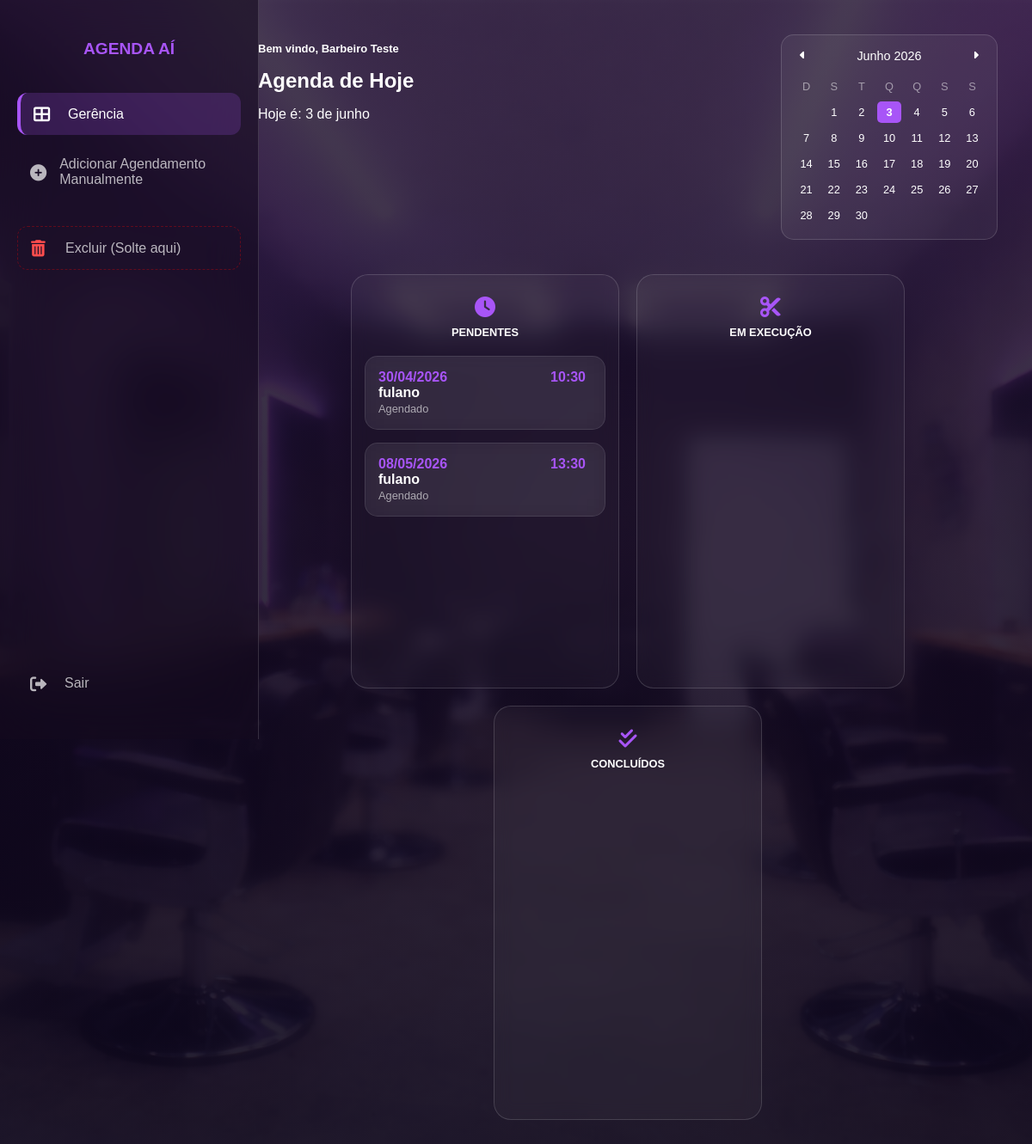
/home/barbeiro/ (signed in), run on an earlier commit of the app's database.
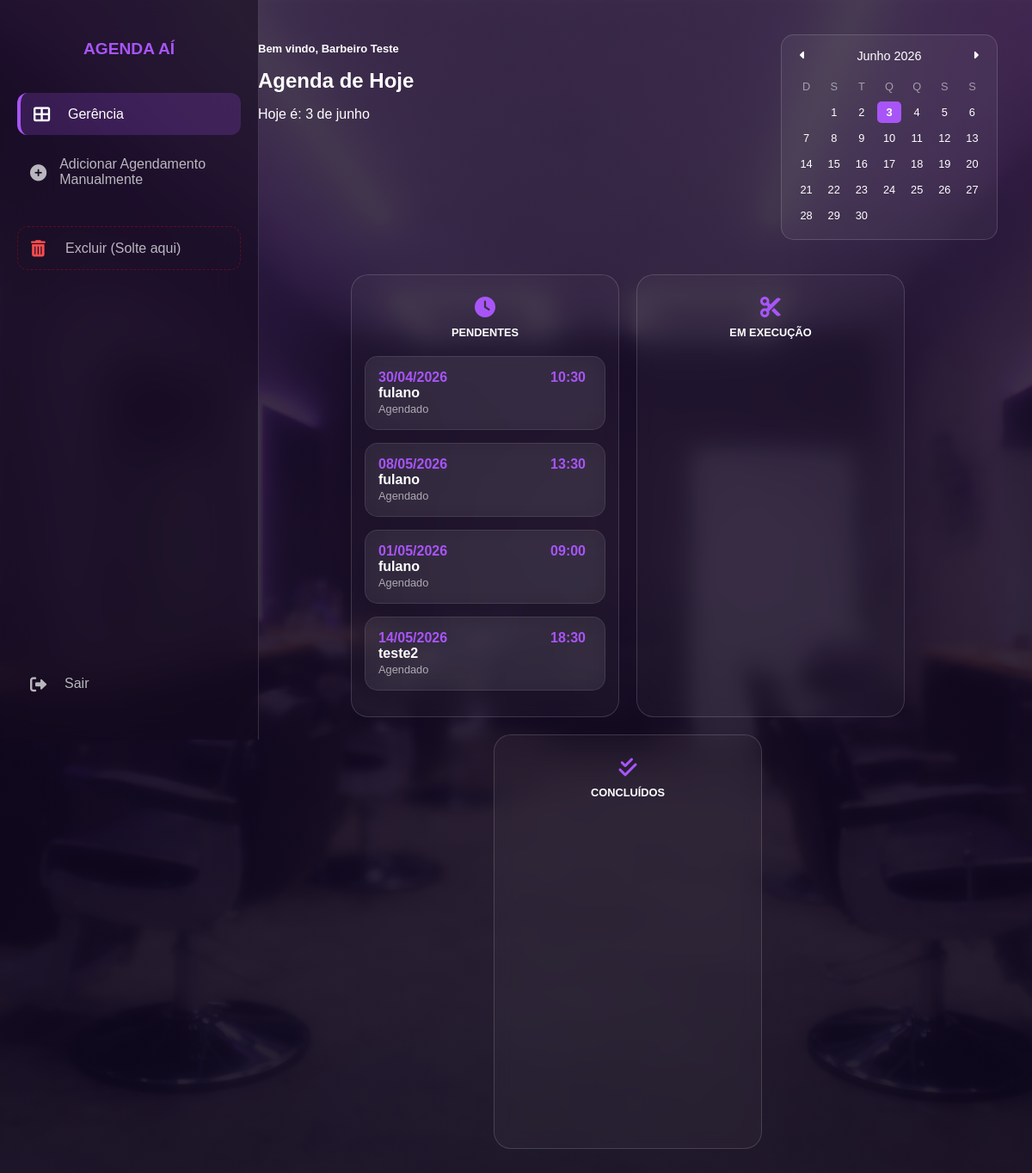
And on a later commit of the database.
### agenda/models.py (models this page shows, shortened)
class Barbeiro(models.Model):
    nome = models.CharField(max_length=150)
    telefone = models.CharField(max_length=11, unique=True)
    senha = models.CharField(max_length=255)
    especialidade = models.CharField(max_length=100, blank=True, null=True)

class Agendamento(models.Model):
    STATUS_CHOICES = [
        ('pendente', 'Pendente'),    # Aguardando confirmação
        ('confirmado', 'Confirmado'),  # Confirmado pelo barbeiro
        ('cancelado', 'Cancelado'),   # Cancelado pelo cliente
    ]
    usuario = models.ForeignKey(Usuario, on_delete=models.CASCADE)  # Qual cliente agendou
    barbeiro = models.ForeignKey(Barbeiro, on_delete=models.CASCADE, null=True, blank=True)  # Qual barbeiro vai atender
    servico = models.ForeignKey(Servico, on_delete=models.CASCADE, null=True, blank=True)  # Qual serviço foi escolhido
    data = models.DateField()  # Dia do agendamento
    hora = models.TimeField()  # Horário do agendamento
    status = models.CharField(max_length=20, choices=STATUS_CHOICES, default='pendente')  # Situação atual
    observacao = models.TextField(blank=True, null=True)  # Recado do cliente (opcional)
    class Meta:
        unique_together = ['barbeiro', 'data', 'hora']

class Usuario(models.Model):
    nome = models.CharField(max_length=150)
    telefone = models.CharField(max_length=11, unique=True)
    data_nascimento = models.DateField()
    senha = models.CharField(max_length=255)

### agenda/views.py (the view)
# urls.py: path('home/barbeiro/', views.home_barbeiro, name='home_barbeiro'),
def home_barbeiro(request):
    barbeiro_id = request.session.get('barbeiro_id')
    if not barbeiro_id:
        return redirect('login')
    try:
        barbeiro_logado = Barbeiro.objects.get(id=barbeiro_id)
        agendamentos = Agendamento.objects.filter(barbeiro=barbeiro_logado)
        context = {
            'barbeiro': barbeiro_logado,
            'pendentes': agendamentos.filter(status='pendente'), # Ajustado para bater com seu banco
            'execucao': agendamentos.filter(status='execucao'),
            'concluidos': agendamentos.filter(status='concluido'),
        }
        return render(request, 'agenda/home_barbeiro.html', context)
    except Barbeiro.DoesNotExist:
        return redirect('login')

### agenda/templates/agenda/home_barbeiro.html (shortened to what this page needs)
{% load static %}
<!DOCTYPE html>
<html lang="pt-br">
<head>
    <link rel="stylesheet" href="https://cdnjs.cloudflare.com/ajax/libs/font-awesome/6.0.0/css/all.min.css">
</head>
<body>
    <nav class="sidebar">
        <h2>AGENDA AÍ</h2>
        <a href="#" class="menu-item active">
            <i class="fas fa-th-large"></i> <span>Gerência</span>
        </a>
        <a href="{% url 'cadastrar' %}" class="menu-item">
            <i class="fas fa-plus-circle"></i> <span>Adicionar Agendamento Manualmente</span>
        </a>
        <div id="delete-zone" class="menu-item" style="border: 1px dashed rgba(255,0,0,0.3); margin-top: 20px;">
            <i class="fas fa-trash-alt" style="color: #ff4d4d;"></i> <span>Excluir (Solte aqui)</span>
        </div>
        <div style="margin-top: auto;">
            <a href="{% url 'login' %}" class="menu-item">
                <i class="fas fa-sign-out-alt"></i> <span>Sair</span>
            </a>
        </div>
    </nav>
    <main>
        <div class="top-header">
            <div class="date-info">
                <h1 style="font-size: small;">Bem vindo, {{ barbeiro.nome }}</h1>
                <h1 style="font-size: 1.5rem;">Agenda de Hoje</h1>
                <p>Hoje é: <span id="data-atual"></span></p>
            </div>
            <div class="calendar-glass">
                <div class="calendar-header">
                    <button id="prevMonth"><i class="fas fa-caret-left"></i></button>
                    <span id="monthDisplay">Abril 2026</span>
                    <button id="nextMonth"><i class="fas fa-caret-right"></i></button>
                </div>
                <div class="calendar-grid" id="calendarGrid">
                    <div style="opacity: 0.5;">D</div><div style="opacity: 0.5;">S</div><div style="opacity: 0.5;">T</div>
                    <div style="opacity: 0.5;">Q</div><div style="opacity: 0.5;">Q</div><div style="opacity: 0.5;">S</div><div style="opacity: 0.5;">S</div>
                </div>
            </div>
        </div>
        <div class="kanban-container">
            <div class="kanban-column">
                <div class="column-header"><i class="fas fa-clock"></i> Pendentes</div>
                <div class="sortable-list" id="pendentes" style="min-height: 350px;">
                    {% for card in pendentes %}
                    <div class="glass-card" data-id="{{ card.id }}">
                        <span class="date-slot">{{ card.data|date:"d/m/Y" }}</span><span class="time-slot">{{ card.hora|time:"H:i" }}</span>
                        <div class="client-details">
                            <h3>{{ card.usuario.nome }}</h3>
                            <span>Agendado</span>
                        </div>
                    </div>
                    {% endfor %}
                </div>
            </div>
            <div class="kanban-column">
                <div class="column-header"><i class="fas fa-cut"></i> Em execução</div>
                <div class="sortable-list" id="execucao" style="min-height: 350px;">
                </div>
            </div>
            <div class="kanban-column">
                <div class="column-header"><i class="fas fa-check-double"></i> Concluídos</div>
                <div class="sortable-list" id="concluidos" style="min-height: 350px;">
                </div>
            </div>
        </div>
    </main>
</body>
</html>

What changed in the data, as far as the page shows it:
added Agendamento: data "01/05/2026", hora "09:00", usuario.nome "fulano"
added Agendamento: data "14/05/2026", hora "18:30", usuario.nome "teste2"
